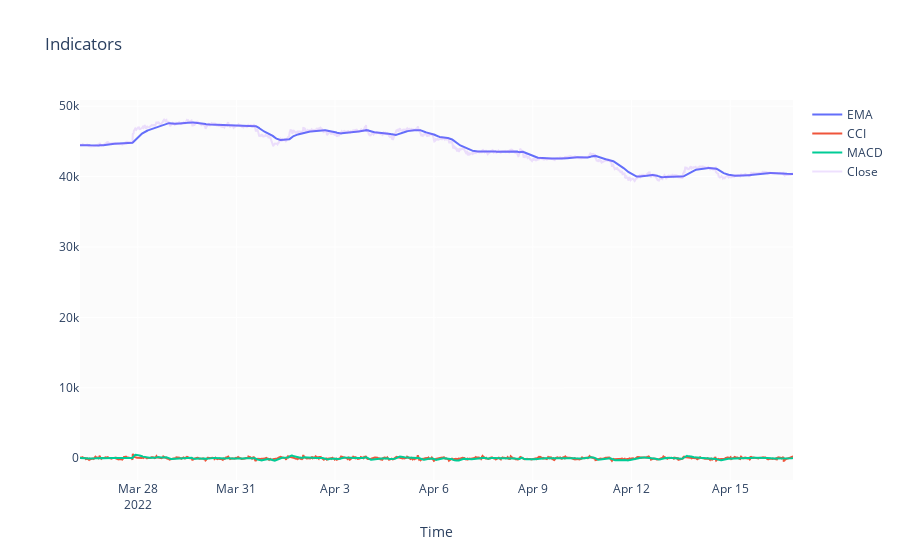

Source (notebook cell):
### Markdown cell above
### Indicators

### Code cell
fig = go.Figure()
fig.update_layout(
    title='Indicators',
    xaxis_title='Time',
    )
fig.add_trace(go.Scatter(x=btc_df.time, y=btc_df.EMA, name='EMA'))
fig.add_trace(go.Scatter(x=btc_df.time, y=btc_df.CCI, name='CCI'))
fig.add_trace(go.Scatter(x=btc_df.time, y=btc_df.MACD, name='MACD'))
fig.add_trace(go.Scatter(x=btc_df.time, y=btc_df.close, name='Close', opacity=0.2))
fig.show()
fig.write_image(f'images/{img_name}RSI.png')

### Figure 1 — Plotly figure (JSON) as saved in the notebook; plotly's stock layout.template omitted (floating-point values rounded to 4 significant figures; data arrays with more than 128 entries replaced by an {"elided": "..."} marker saying what was removed)
{"data": [{"name": "EMA", "type": "scatter", "x": {"elided": "2080 str values"}, "y": {"elided": "2080 float values"}}, {"name": "CCI", "type": "scatter", "x": {"elided": "2080 str values"}, "y": {"elided": "2080 float values"}}, {"name": "MACD", "type": "scatter", "x": {"elided": "2080 str values"}, "y": {"elided": "2080 float values"}}, {"name": "Close", "opacity": 0.2, "type": "scatter", "x": {"elided": "2080 str values"}, "y": {"elided": "2080 float values"}}], "layout": {"autosize": true, "title": {"text": "Indicators"}, "xaxis": {"autorange": true, "range": ["2022-03-26 06:00", "2022-04-16 21:45"], "title": {"text": "Time"}, "type": "date"}, "yaxis": {"autorange": true, "range": [-3091.0, 50880.0], "type": "linear"}}}
